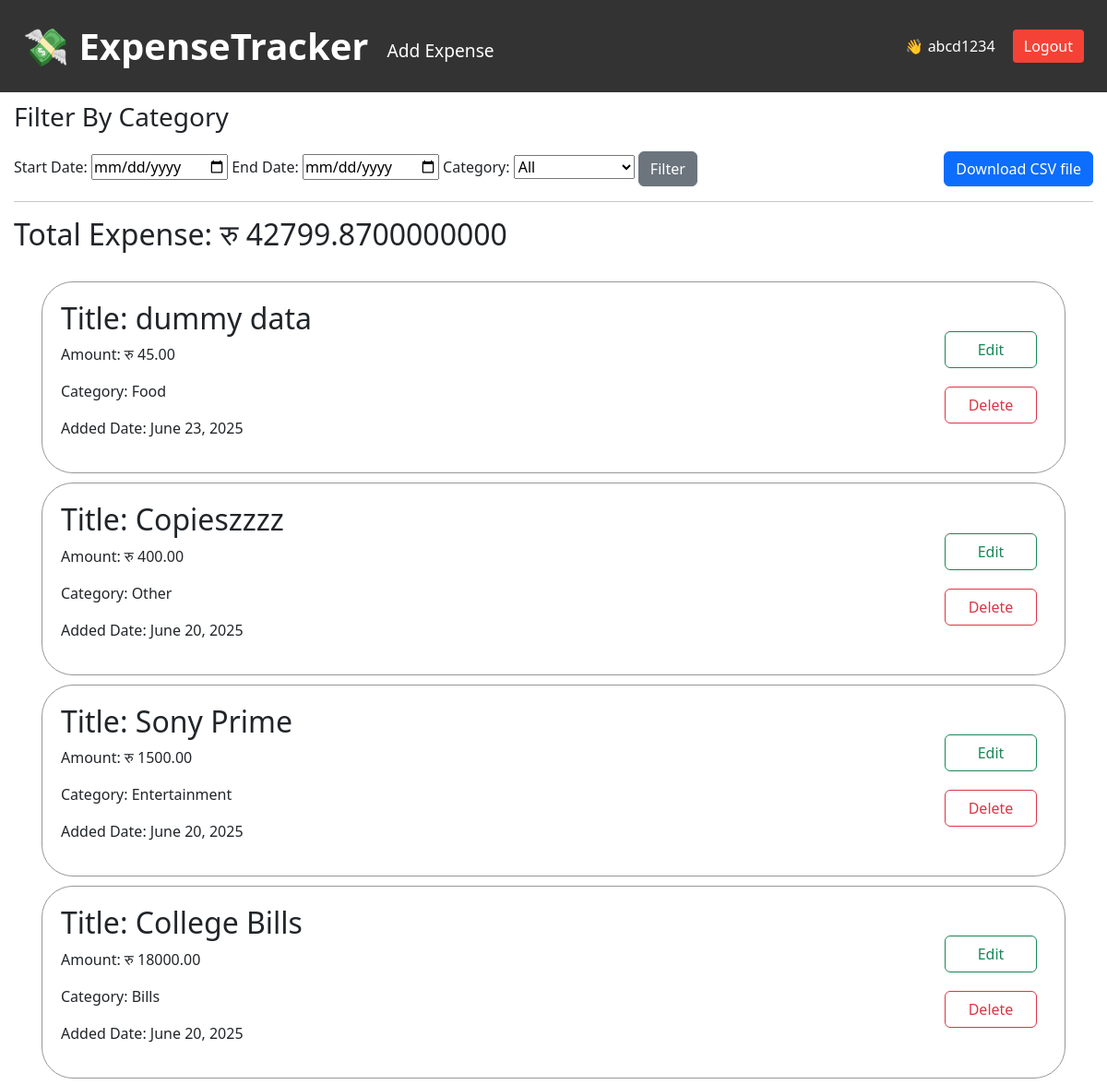
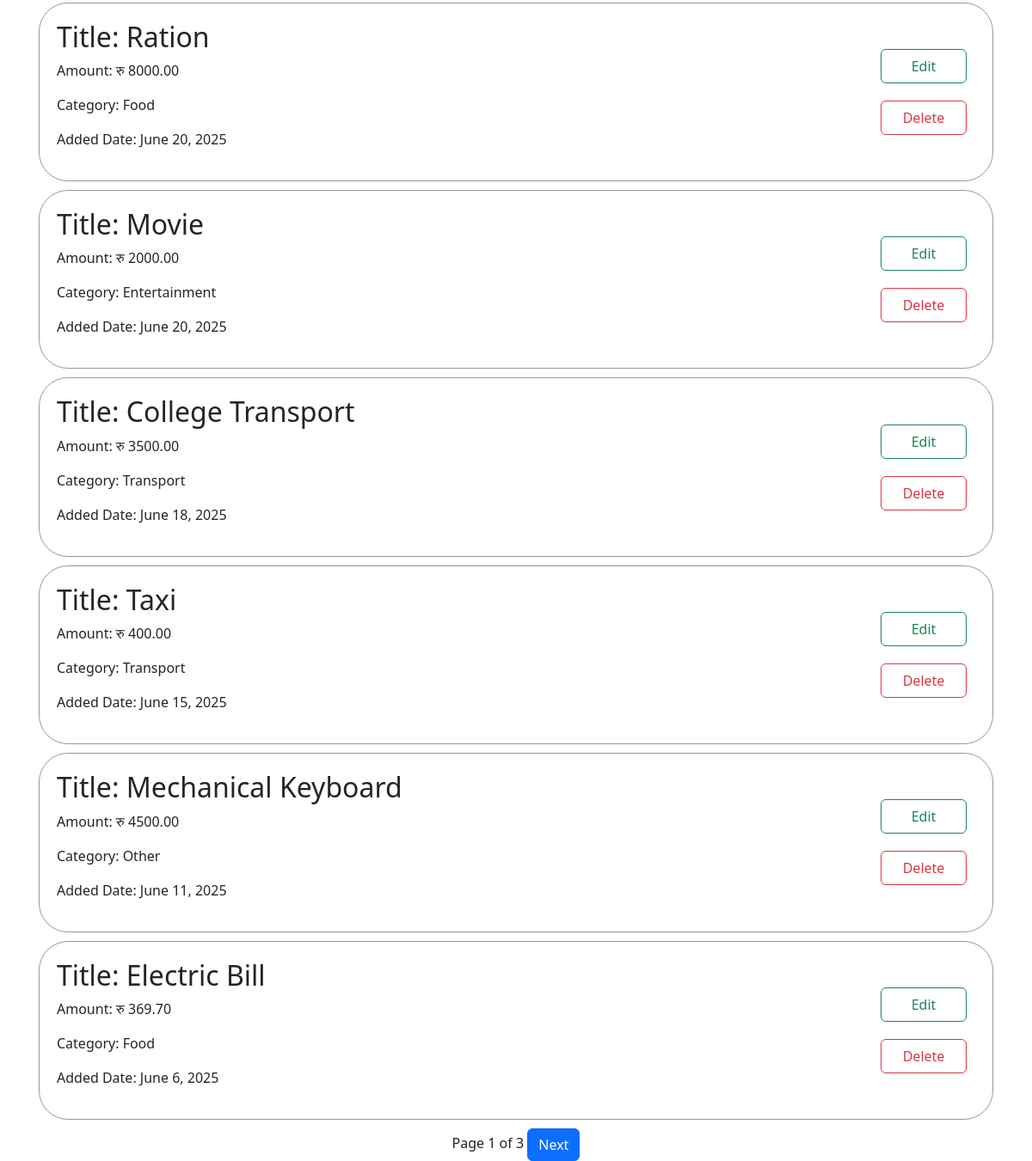
Page /expense/ (signed in) on the committed database (2 pictures, top to bottom).
### expenses/models.py (models this page shows, shortened)
class Expense(models.Model):
    user=models.ForeignKey(User,on_delete=models.CASCADE)
    title=models.CharField(max_length=100)
    amount=models.DecimalField(max_digits=10,decimal_places=2)
    category=models.CharField(max_length=50,choices=CATEGORY_CHOICES)
    date=models.DateField()

### expenses/views.py (the view)
# urls.py: path('',views.expense_list,name='expense_list'),
@login_required
def expense_list(request):
    expense=Expense.objects.filter(user=request.user)
    category=request.GET.get('category')
    start_date=request.GET.get('start_date')
    end_date=request.GET.get('end_date')
    if category:
        expense=expense.filter(category=category).order_by('-date')
    if start_date:
        expense=expense.filter(date__gte=start_date)
    if end_date:
        expense=expense.filter(date__lte=end_date)
    expense=expense.order_by('-date')
    p= Paginator(expense,10)
    page_number= request.GET.get('page')
    page_obj=p.get_page(page_number)
    total_expenses=expense.aggregate(total=Sum('amount'))['total'] or 0
    context={'expense':expense,'total_expenses':total_expenses,'category':category,'start_date': start_date,
        'end_date': end_date,'page_obj':page_obj}
    return render(request,'expenses/expense.html',context)

### expenses/templates/expenses/expense.html (shortened to what this page needs)
{% extends 'expenses/base.html' %}
{% block content %}
<div style="padding: 110px 15px 0px 0px; margin-left: 15px;">
    <div>
        <h3>Filter By Category</h3>
        <div style="display: flex; justify-content: space-between; margin-top: 20px;">
            <form action="{% url 'expense_list' %}" method="get">
                <label>Start Date:</label>
                <input type="date" name="start_date" value="{{ start_date }}">
                <label>End Date:</label>
                <input type="date" name="end_date" value="{{ end_date }}">
                <label>Category:</label>
                <select name="category">
                    <option value="">All</option>
                </select>
                <button type="submit onsubmit="return confirm('Confirm you want to delete the item?')"" class="btn btn-secondary">Filter</button>
            </form>
            <form action="{% url 'filtered_csv' %}">
                <button class="btn btn-primary">Download CSV file</button>
            </form>
        </div>
    </div>
    <hr>
    <h2>Total Expense: रु {{ total_expenses }}</h2>
    <br>
    <div style="padding-left: 30px; padding-right: 30px;">
        {% for x in page_obj %}
        <div
            style="display: flex; flex-direction: row; justify-content: space-between; border: 1px solid rgb(153, 151, 151); padding: 20px; margin-bottom: 10px; border-radius: 34px;">
            <div>
                <h2>Title: {{ x.title }}</h2>
                <p>Amount: रु {{ x.amount }}</p>
                <p>Category: {{ x.category }}</p>
                <p>Added Date: {{ x.date }}</p>
            </div>
            <div style="display: flex; flex-direction: column; align-items: center; justify-content:center; padding-right:10px">
                <form action="{% url 'edit' x.id %}">
                    <button type="submit" class="btn btn-outline-success" style="width: 100px; height: 40px; margin-bottom: 10px;">Edit</button>
                </form>
                <form action="{% url 'delete' x.id %}" onsubmit="return confirm('Confirm you want to delete the item?')">
                    <button type="submit" class="btn btn-outline-danger" style="width: 100px; height: 40px; margin-top: 10px;">Delete</button>
                </form>
            </div>
        </div>
        {% empty %}
        <p>No expenses found for the selected filter.</p>
        {% endfor %}
        <div style="text-align: center;">
            Page {{page_obj.number}} of {{ page_obj.paginator.num_pages }}
            {% if page_obj.has_next %}
            <a href="?page={{ page_obj.next_page_number }}" class="btn btn-primary">Next</a>
            {% endif %}
        </div>
    </div>
</div>
{% endblock %}

### expenses/templates/expenses/navbar.html (shortened to what this page needs)
<nav style="
    display: flex;
    justify-content: space-between;
    align-items: center;
    background-color: #333;
    padding: 10px 25px;
    color: white;
    height: 100px;
    position: fixed;
    width: 100%;
    top: 0;
    left: 0;
    transition: top 0.3s ease;
    z-index: 1000;
">
  <div style="display: flex; align-items: center;">
      <a href="{% url 'expense_list' %}" style="color: white; font-weight: bold; font-size:40px; text-decoration: none; margin-right: 20px;">
          💸 ExpenseTracker
      </a>
      {% if user.is_authenticated %}
          <a href="{% url 'add_expense' %}" style="color: white; text-decoration: none; margin-right: 15px; font-size: larger; margin-top:10px">Add Expense</a>
      {% endif %}
  </div>
  <div>
      {% if user.is_authenticated %}
          <a href="{% url 'dashboard' %}" style="color: white; text-decoration: none;"><span style="margin-right: 15px;">👋 {{ user.username }}</span></a>
          <form action="{% url 'logout' %}" method="post" style="display: inline;">
              <button type="submit" style="background-color: #f44336; color: white; border: none; padding: 6px 12px; border-radius: 4px; cursor: pointer;">
                  Logout
              </button>
          </form>
      {% else %}
          <a href="{% url 'login' %}" style="color: white; text-decoration: none; margin-right: 15px;">Login</a>
          <a href="{% url 'register' %}" style="color: white; text-decoration: none;">Register</a>
      {% endif %}
  </div>
</nav>

### expenses/templates/expenses/base.html (style rules this page uses)
* { box-sizing: border-box; }
body { margin: 0; padding: 0; }

### rows in the picture
Expense: title "dummy data", amount "45.00", category "Food", date "June 23, 2025"
Expense: title "Copieszzzz", amount "400.00", category "Other", date "June 20, 2025"
Expense: title "Sony Prime", amount "1500.00", category "Entertainment", date "June 20, 2025"
Expense: title "College Bills", amount "18000.00", category "Bills", date "June 20, 2025"
Expense: title "Ration", amount "8000.00", category "Food", date "June 20, 2025"
Expense: title "Movie", amount "2000.00", category "Entertainment", date "June 20, 2025"
Expense: title "College Transport", amount "3500.00", category "Transport", date "June 18, 2025"
Expense: title "Taxi", amount "400.00", category "Transport", date "June 15, 2025"
Expense: title "Mechanical Keyboard", amount "4500.00", category "Other", date "June 11, 2025"
Expense: title "Electric Bill", amount "369.70", category "Food", date "June 6, 2025"

### other values in the picture
{{ user.username }} "abcd1234"
{{ total_expenses }} "42799.8700000000"
{{ page_obj.number }} "1"
{{ page_obj.paginator.num_pages }} "3"
